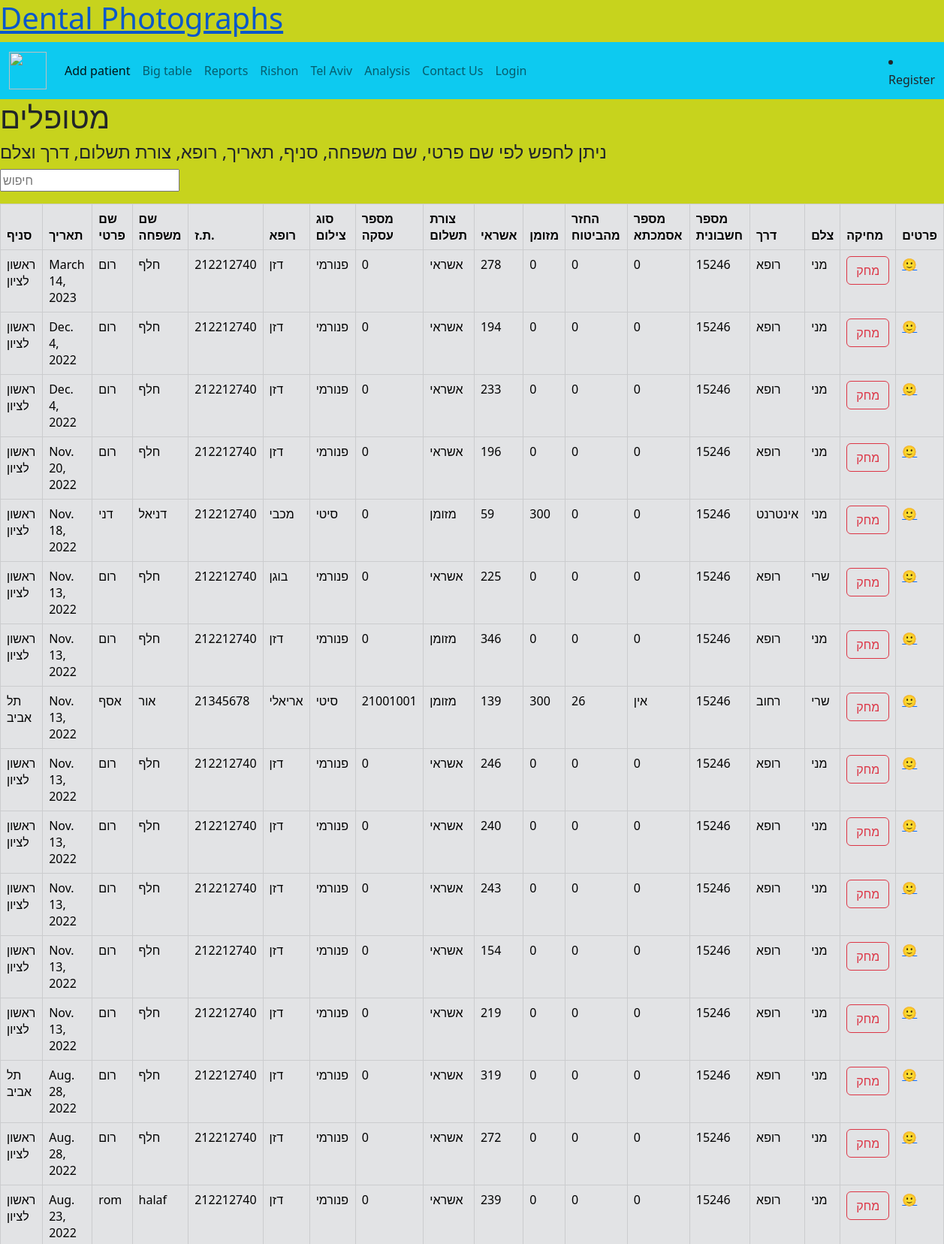
The page /dental_photographs/display_big_table/ (upper part) on the database its author committed.
### dental_app/models.py (models this page shows, shortened)
class patient(models.Model):
    branch=models.CharField(max_length=36, default='')
    date=models.DateField()
    first_name=models.CharField(max_length=36, default='')
    last_name=models.CharField(max_length=36, default='')
    id_number=models.IntegerField(max_length=36, default=0)
    doctor=models.CharField(max_length=36, default='')
    photo_type=models.CharField(max_length=36, default='')
    deal_number=models.IntegerField(max_length=36, default=0)
    price_type=models.CharField(max_length=36, default=0)
    credit=models.IntegerField(max_length=36, default=0)
    cash=models.IntegerField(max_length=36, default=0)
    reimbursement_from_insurance=models.IntegerField(max_length=36, default=0)
    reference_number=models.CharField(max_length=36, default=0)
    invoicing_number=models.IntegerField(max_length=36, default=0)
    way=models.CharField(max_length=36, default='')
    photographer_name=models.CharField(max_length=36, default='')

### dental_app/views.py (the view)
# urls.py: path('display_big_table/', views.display_big_table),
def display_big_table(request,message=''):
    patients=patient.objects.all()
    context = {'patients':reversed(patients),'message':message}
    return render(request,"display_big_table.html",context=context)

### templates/display_big_table.html (shortened to what this page needs)
<html>
    {% extends "base.html" %}
    {% block title %}
    <head>
    <h1>מטופלים</h1>
    <h4>ניתן לחפש לפי שם פרטי, שם משפחה, סניף, תאריך, רופא, צורת תשלום, דרך וצלם</h4>
    <form action='/dental_photographs/results/'>
        <input name='q' type='search' placeholder="חיפוש">
    </form>
    </head>
    {% endblock %}
        {% block table %}
        <table style="width:130%">
            <table class="table thead-dark table-bordered table-secondary">
            <thead>
            <tr>
                <th>סניף</th>
                <th>תאריך</th>
                <th>שם פרטי</th>
                <th>שם משפחה</th>
                <th>ת.ז.</th>
                <th>רופא</th>
                <th>סוג צילום</th>
                <th>מספר עסקה</th>
                <th>צורת תשלום</th>
                <th>אשראי</th>
                <th>מזומן</th>
                <th>החזר מהביטוח</th>
                <th>מספר אסמכתא</th>
                <th>מספר חשבונית</th>
                <th>דרך</th>
                <th>צלם</th>
                <th>מחיקה</th>
                <th>פרטים</th>
            </tr>
            </thead>
            {% for p in patients %}
            <tr>
                <td>{{ p.branch }}</td>
                <td>{{ p.date }}</td>
                <td>{{ p.first_name }}</td>
                <td>{{ p.last_name }}</td>
                <td>{{ p.id_number }}</td>
                <td>{{ p.doctor }}</td>
                <td>{{ p.photo_type }}</td>
                <td>{{ p.deal_number }}</td>
                <td>{{ p.price_type }}</td>
                <td>{{ p.credit }}</td>
                <td>{{ p.cash }}</td>
                <td>{{ p.reimbursement_from_insurance }}</td>
                <td>{{ p.reference_number }}</td>
                <td>{{ p.invoicing_number }}</td>
                <td>{{ p.way }}</td>
                <td>{{ p.photographer_name }}</td>
                <td>
                    <form method="POST" action='/dental_photographs/remove/'>
                    <input class="btn btn-outline-danger" type="submit" value="מחק">
                </form>
                </td>
                <td><a href="/dental_photographs/patient_view/?id={{p.id}}">🙂</a></td>
            </tr>
            {% endfor %}
        </table>
    </body>
{% endblock %}

### templates/base.html (style rules this page uses)
body { background-color: rgb(199, 211, 29); background-size: cover; }

### rows shown on the page
patient: branch "ראשון לציון", date "March 14, 2023", first_name "רום", last_name "חלף", id_number "212212740", doctor "דזן", photo_type "פנורמי", deal_number "0", price_type "אשראי", credit "278", cash "0", reimbursement_from_insurance "0", reference_number "0", invoicing_number "15246", way "רופא", photographer_name "מני"
patient: branch "ראשון לציון", date "Dec. 4, 2022", first_name "רום", last_name "חלף", id_number "212212740", doctor "דזן", photo_type "פנורמי", deal_number "0", price_type "אשראי", credit "194", cash "0", reimbursement_from_insurance "0", reference_number "0", invoicing_number "15246", way "רופא", photographer_name "מני"
patient: branch "ראשון לציון", date "Dec. 4, 2022", first_name "רום", last_name "חלף", id_number "212212740", doctor "דזן", photo_type "פנורמי", deal_number "0", price_type "אשראי", credit "233", cash "0", reimbursement_from_insurance "0", reference_number "0", invoicing_number "15246", way "רופא", photographer_name "מני"
patient: branch "ראשון לציון", date "Nov. 20, 2022", first_name "רום", last_name "חלף", id_number "212212740", doctor "דזן", photo_type "פנורמי", deal_number "0", price_type "אשראי", credit "196", cash "0", reimbursement_from_insurance "0", reference_number "0", invoicing_number "15246", way "רופא", photographer_name "מני"
patient: branch "ראשון לציון", date "Nov. 18, 2022", first_name "דני", last_name "דניאל", id_number "212212740", doctor "מכבי", photo_type "סיטי", deal_number "0", price_type "מזומן", credit "59", cash "300", reimbursement_from_insurance "0", reference_number "0", invoicing_number "15246", way "אינטרנט", photographer_name "מני"
patient: branch "ראשון לציון", date "Nov. 13, 2022", first_name "רום", last_name "חלף", id_number "212212740", doctor "בוגן", photo_type "פנורמי", deal_number "0", price_type "אשראי", credit "225", cash "0", reimbursement_from_insurance "0", reference_number "0", invoicing_number "15246", way "רופא", photographer_name "שרי"
patient: branch "ראשון לציון", date "Nov. 13, 2022", first_name "רום", last_name "חלף", id_number "212212740", doctor "דזן", photo_type "פנורמי", deal_number "0", price_type "מזומן", credit "346", cash "0", reimbursement_from_insurance "0", reference_number "0", invoicing_number "15246", way "רופא", photographer_name "מני"
patient: branch "תל אביב", date "Nov. 13, 2022", first_name "אסף", last_name "אור", id_number "21345678", doctor "אריאלי", photo_type "סיטי", deal_number "21001001", price_type "מזומן", credit "139", cash "300", reimbursement_from_insurance "26", reference_number "אין", invoicing_number "15246", way "רחוב", photographer_name "שרי"
patient: branch "ראשון לציון", date "Nov. 13, 2022", first_name "רום", last_name "חלף", id_number "212212740", doctor "דזן", photo_type "פנורמי", deal_number "0", price_type "אשראי", credit "246", cash "0", reimbursement_from_insurance "0", reference_number "0", invoicing_number "15246", way "רופא", photographer_name "מני"
patient: branch "ראשון לציון", date "Nov. 13, 2022", first_name "רום", last_name "חלף", id_number "212212740", doctor "דזן", photo_type "פנורמי", deal_number "0", price_type "אשראי", credit "240", cash "0", reimbursement_from_insurance "0", reference_number "0", invoicing_number "15246", way "רופא", photographer_name "מני"
patient: branch "ראשון לציון", date "Nov. 13, 2022", first_name "רום", last_name "חלף", id_number "212212740", doctor "דזן", photo_type "פנורמי", deal_number "0", price_type "אשראי", credit "243", cash "0", reimbursement_from_insurance "0", reference_number "0", invoicing_number "15246", way "רופא", photographer_name "מני"
patient: branch "ראשון לציון", date "Nov. 13, 2022", first_name "רום", last_name "חלף", id_number "212212740", doctor "דזן", photo_type "פנורמי", deal_number "0", price_type "אשראי", credit "154", cash "0", reimbursement_from_insurance "0", reference_number "0", invoicing_number "15246", way "רופא", photographer_name "מני"
patient: branch "ראשון לציון", date "Nov. 13, 2022", first_name "רום", last_name "חלף", id_number "212212740", doctor "דזן", photo_type "פנורמי", deal_number "0", price_type "אשראי", credit "219", cash "0", reimbursement_from_insurance "0", reference_number "0", invoicing_number "15246", way "רופא", photographer_name "מני"
patient: branch "תל אביב", date "Aug. 28, 2022", first_name "רום", last_name "חלף", id_number "212212740", doctor "דזן", photo_type "פנורמי", deal_number "0", price_type "אשראי", credit "319", cash "0", reimbursement_from_insurance "0", reference_number "0", invoicing_number "15246", way "רופא", photographer_name "מני"
patient: branch "ראשון לציון", date "Aug. 28, 2022", first_name "רום", last_name "חלף", id_number "212212740", doctor "דזן", photo_type "פנורמי", deal_number "0", price_type "אשראי", credit "272", cash "0", reimbursement_from_insurance "0", reference_number "0", invoicing_number "15246", way "רופא", photographer_name "מני"
patient: branch "ראשון לציון", date "Aug. 23, 2022", first_name "rom", last_name "halaf", id_number "212212740", doctor "דזן", photo_type "פנורמי", deal_number "0", price_type "אשראי", credit "239", cash "0", reimbursement_from_insurance "0", reference_number "0", invoicing_number "15246", way "רופא", photographer_name "מני"
